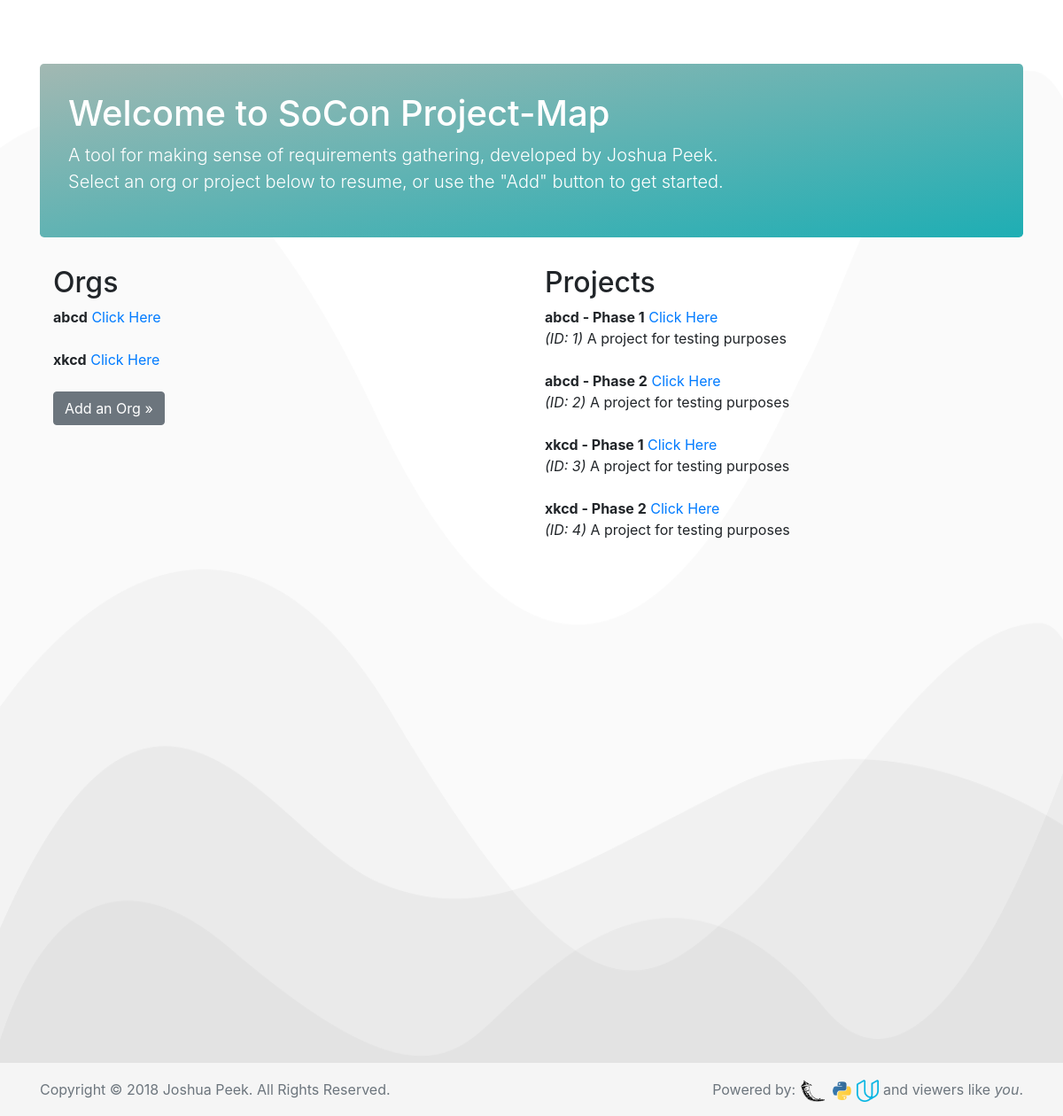
Before: / with the older database file.
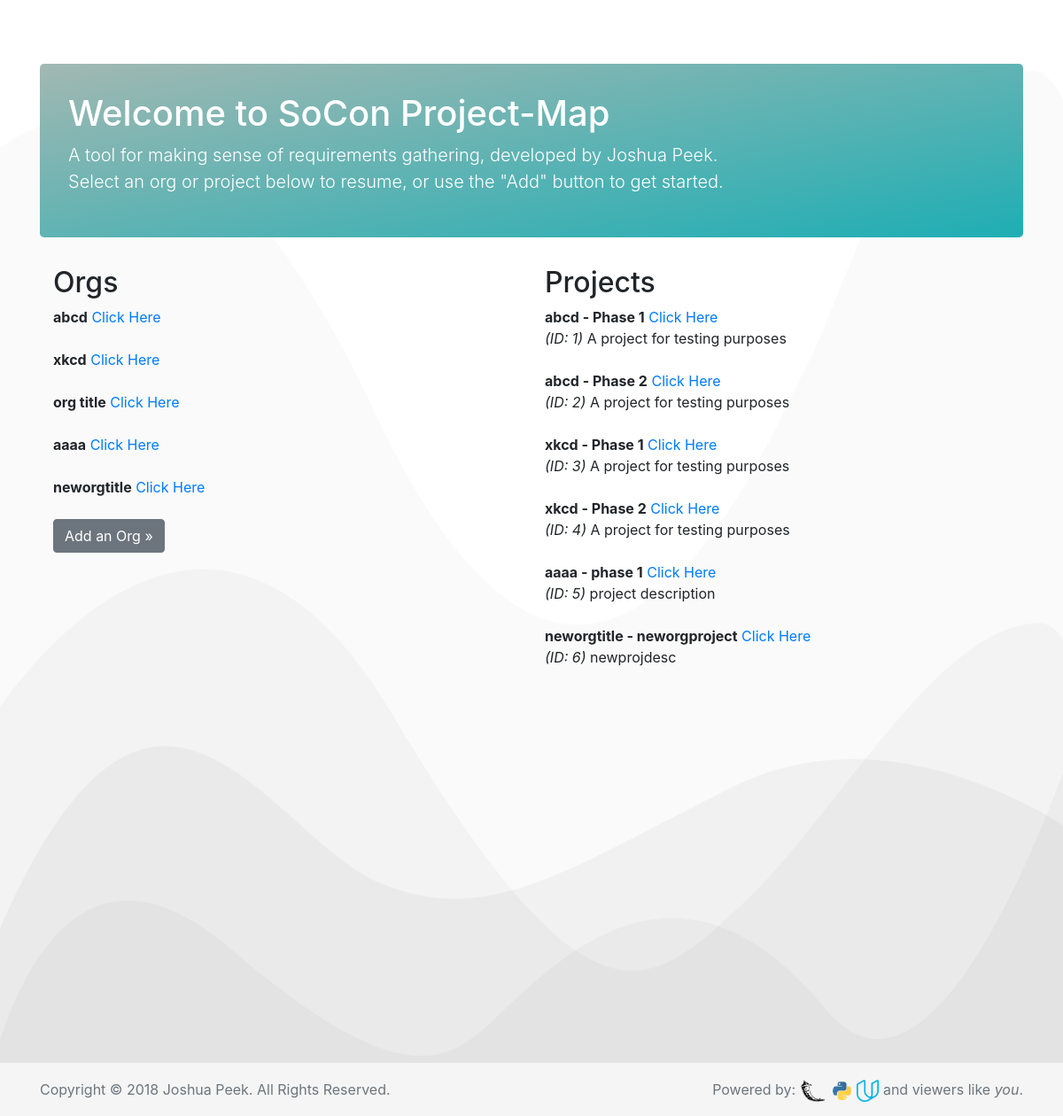
After: the same page with the newer database file.
### database_setup.py (models this page shows, shortened)
class Org(Base):
    __tablename__ = 'org'
    id = Column(Integer, primary_key=True)
    title = Column(String(250), nullable=False)
    description = Column(String(500))

class Project(Base):
    __tablename__ = 'project'
    id = Column(Integer, primary_key=True)
    title = Column(String(250), nullable=False)
    description = Column(String(500))
    stage = Column(String(100))
    org_id = Column(Integer, ForeignKey('org.id'))
    org = relationship(Org)

### app.py (the view)
@app.route('/')
def mainPage():
    orgs = session.query(Org).all()
    projects = session.query(Project).all()
    return render_template('main.html', orgs=orgs, projects=projects)

### templates/main.html (shortened to what this page needs)
<!doctype html>
<html lang="en">
  <head>
    <link href="../static/styles.css" rel="stylesheet">
  </head>
  <body>
    <main role="main" class="container">
      <div class="jumbotron">
        <h1>Welcome to SoCon Project-Map</h1>
        <p class="lead">A tool for making sense of requirements gathering,
          developed by Joshua Peek.<br>
          Select an org or project below to resume,
          or use the "Add" button to get started.</p>
      </div>
      <div class="container">
        <div class="row">
          <div class="col-md-6">
            <h2>Orgs</h2>
            {% for i in orgs %}
              <b>{{i.title}}</b>
              <a href='{{url_for('orgPage',
                org_id = i.id)}}'>Click Here</a><br><br>
            {% endfor %}
            <p><a class="btn btn-secondary" href="/new" role="button">Add an Org &raquo;</a></p>
          </div>
          <div class="col-md-6">
            <h2>Projects</h2>
            {% for i in projects %}
              <b>{{i.org.title}} - {{i.title}}</b>
              <a href='{{url_for('projectPage',
                org_id = i.org.id,
                project_id = i.id)}}'>Click Here</a><br>
              <i>(ID: {{i.id}})</i> {{i.description}}<br><br>
            {% endfor %}
          </div>
        </div>
      </div>
    </main>
  {% include "footer.html" %}
  </body>
</html>

### templates/footer.html (shortened to what this page needs)
<footer class="footer">
  <div class="container">
    <span class="text-muted">Copyright © 2018 Joshua Peek. All Rights Reserved.</span>
    <span style="float:right;">
      <span class="text-muted">Powered by:</span>
      <a href="http://flask.pocoo.org/"><img src="../../../static/images/flask.png" height="25px"></a>
      <a href="https://www.python.org/"><img src="../../../static/images/python.png" height="25px"></a>
      <a href="https://www.udacity.com/"><img src="../../../static/images/udacity.png" height="25px"></a>
      <span class="text-muted">and viewers like <i>you</i>.</span>
    </span>
  </div>
</footer>

Changed rows visible on the page:
added Org: title "org title"
added Org: title "aaaa"
added Org: title "neworgtitle"
added Project: org "aaaa", title "phase 1", id "5", description "project description"
added Project: org "neworgtitle", title "neworgproject", id "6", description "newprojdesc"
